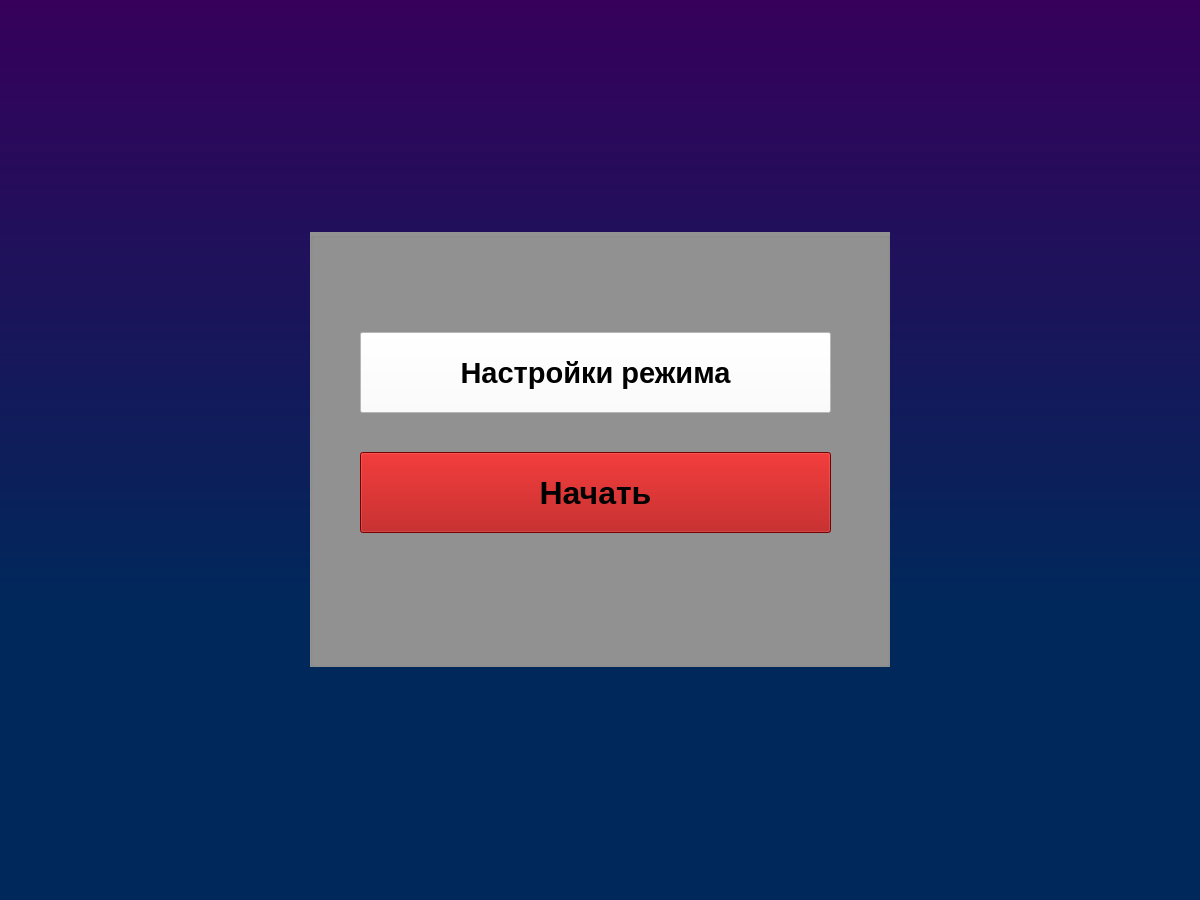
<?xml version="1.0" encoding="UTF-8"?>
<ui version="4.0">
 <class>Menu</class>
 <widget class="QMainWindow" name="Menu">
  <property name="geometry">
   <rect>
    <x>0</x>
    <y>0</y>
    <width>1200</width>
    <height>900</height>
   </rect>
  </property>
  <property name="windowTitle">
   <string>Menu</string>
  </property>
  <property name="styleSheet">
   <string notr="true">background-color: qlineargradient(spread:pad, x1:1, y1:1, x2:1, y2:0, stop:0.329545 rgba(0, 40, 91, 255), stop:1 rgba(54, 0, 91, 255));</string>
  </property>
  <widget class="QWidget" name="centralwidget">
   <widget class="QGroupBox" name="MenuBox">
    <property name="geometry">
     <rect>
      <x>310</x>
      <y>232</y>
      <width>580</width>
      <height>435</height>
     </rect>
    </property>
    <property name="font">
     <font>
      <pointsize>20</pointsize>
      <weight>75</weight>
      <bold>true</bold>
     </font>
    </property>
    <property name="styleSheet">
     <string notr="true">background-color: rgb(147, 147, 147);</string>
    </property>
    <property name="title">
     <string/>
    </property>
    <widget class="QPushButton" name="settings">
     <property name="geometry">
      <rect>
       <x>50</x>
       <y>100</y>
       <width>471</width>
       <height>81</height>
      </rect>
     </property>
     <property name="font">
      <font>
       <family>Arial</family>
       <pointsize>22</pointsize>
       <weight>75</weight>
       <bold>true</bold>
      </font>
     </property>
     <property name="styleSheet">
      <string notr="true">background-color: rgb(255, 255, 255);</string>
     </property>
     <property name="text">
      <string>Настройки режима</string>
     </property>
    </widget>
    <widget class="QPushButton" name="start">
     <property name="geometry">
      <rect>
       <x>50</x>
       <y>220</y>
       <width>471</width>
       <height>81</height>
      </rect>
     </property>
     <property name="font">
      <font>
       <family>Arial</family>
       <pointsize>24</pointsize>
       <weight>75</weight>
       <bold>true</bold>
      </font>
     </property>
     <property name="styleSheet">
      <string notr="true">background-color: rgb(170, 0, 0);</string>
     </property>
     <property name="text">
      <string>Начать</string>
     </property>
    </widget>
   </widget>
  </widget>
 </widget>
 <resources/>
 <connections/>
</ui>
